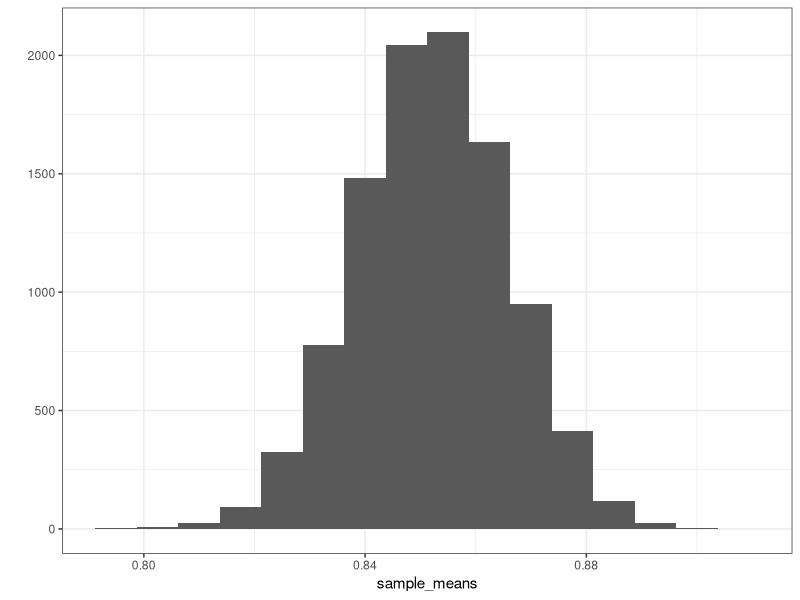

Reproduce this figure in R. (Note: this script raises an error after producing the figure.)
## ---- chunk 1
library(ggplot2)
library(dplyr)

theme_set(theme_bw())
## ---- chunk 2
correct <- 571
incorrect <- 99
N <- correct + incorrect


p <- correct/N
p
## ---- chunk 3
empirical_sample <- c(rep("Correct", correct), rep("Incorrect", incorrect))

head(empirical_sample)

sample_func <- function(){
  hypothetical_sample <- sample(empirical_sample, N, replace = TRUE)
  mean(hypothetical_sample == "Correct")
}

sample_func()
## ---- chunk 4
sample_means <- replicate(10000,sample_func())

qplot(sample_means, binwidth = .0075)

ggplot(data.frame(x = sample_means), aes(samples = x)) +
  stat_qq()
## ---- chunk 5
sample_means <- replicate(10000,sample_func())

pop_mean_estimate <- mean(sample_means)
pop_mean_estimate

sample_mean_sd <- sd(sample_means)
sample_mean_sd

predicted_mean_sd <- sqrt((correct/N)*(incorrect/N)/N)
predicted_mean_sd
## ---- chunk 6
sample_means <- replicate(10000,sample_func())

qplot(sample_means, binwidth = .0075) + 
  geom_vline(aes(xintercept = quantile(sample_means,.025)), color = "darkred") +
  geom_vline(aes(xintercept = quantile(sample_means,.975)), color = "darkred")

## ---- chunk 7
sample_means <- replicate(10000,sample_func())

sample_mean_quantiles <- quantile(sample_means, probs = c(.025, .975))
sample_mean_quantiles


predicted_mean_quantiles <- c((correct/N) - 1.96 * sqrt((correct/N) *(incorrect/N)/N),
                              (correct/N) + 1.96 * sqrt((correct/N) *(incorrect/N)/N))

predicted_mean_quantiles
## ---- chunk 8

p_check <- data.frame(p = seq(0, 1, .01)) %>%
  mutate(estimate = p * (1-p))

head(p_check)

qplot(data = p_check, x = p, y = estimate)
## ---- chunk 9
chance_p <- .5

null_correct <- chance_p * N
null_incorrect <- (1-chance_p) * N

null_sample <- c(rep("Correct", null_correct), rep("Incorrect", null_incorrect))

head(null_sample)

null_func <- function(){
  hypothetical_sample <- sample(null_sample, N, replace = TRUE)
  mean(hypothetical_sample == "Correct")
}

null_func()

null_means <- replicate(10000,null_func())


qplot(null_means, binwidth = .0075)


null_quantiles <- quantile(null_means, probs = c(.025, .975))
null_quantiles
## ---- chunk 10
chance_p <- .8

null_correct <- chance_p * N
null_incorrect <- (1-chance_p) * N


predicted_null_quantiles <- c((null_correct/N) - 1.96 * 
                                sqrt((null_correct/N) *(null_incorrect/N)/N),
                              (null_correct/N) + 1.96 * 
                                sqrt((null_correct/N) *(null_incorrect/N)/N))

predicted_null_quantiles

